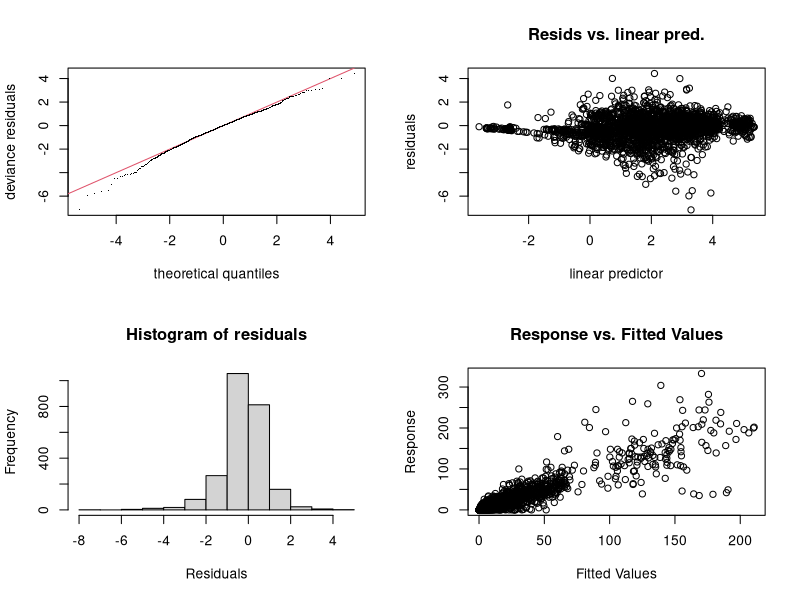

Here is the R script that generated this plot: (Note: this script raises an error after producing the figure.)
################################################
#######   HGAM-based derivative models  ########
################################################

# Load libraries for functions used
library(tidyverse)
library(mgcv)


#######  diatom assemblages
#read dataframe with diatom absolute counts
mergedCores <- read.csv("data/mergedCores_counts4.csv")[-1] #read dataframe with diatom absolute counts including Fondococha

#import dataframe wiht old and new names to group
changes <- read.csv("data/old_new_nms_cores_counts.csv", stringsAsFactors = FALSE)
#new1: ecological groups
#new2: harmonized taxonomic names

#filter cores
select <- c("llaviucu")

# this is to select the most common species for a single lake   
core <- mergedCores %>% 
  filter(str_detect(lake, select))

agedepth <- core[, names(core) %in% c("depth", "upper_age", "lower_age", "lake")]
diat <- core[, !names(core) %in% c("depth", "upper_age", "lower_age", "lake")]
diat[is.na(diat)] <- 0

#Select most common species 
criteria <- 0.5 #% of the total samples

n.occur <- apply(diat>0, 2, sum)
diat_red <- diat[, n.occur > (dim(diat)[1])*criteria] #
diat <- cbind(agedepth, diat_red)

##This creates the dataset containing the most common species for a single lake core
#Gather
spp_thin <- diat %>% 
  gather(key = taxa, value = count, -depth, -upper_age, -lower_age,  -lake) #don't gather depths, ages and lake variables

diat_data <- spp_thin %>%
  mutate(taxa = plyr::mapvalues(taxa, from = changes$old, to = changes$new_2)) %>%
  group_by(depth) %>%
  mutate(total_sample = sum(count)) %>% 
  filter(!total_sample == "0") %>% #this is to remove empty samples
  filter(!upper_age == 0) %>% #this is to remove ages == 0 (triumfo and fondodocha record)
  mutate(log_total_counts = log10(total_sample+1)) %>%
  mutate(relative_abundance_percent = count / sum(count) * 100) %>%
  mutate(negAge = -upper_age) %>%
  mutate(AgeCE = upper_age*(-1)+1950) %>%
  #filter(AgeCE >= "0") %>%
  mutate(elapsedTime = abs(upper_age - lower_age)) %>%
  ungroup() %>%
  group_by(lake) %>%
  mutate(spp = factor(taxa)) 

levels(diat_data$spp)

#model S HGAM : similar smootheness between groups (spp) without global smooth 
#Eric's CHANGE: using negative binomial instead of Poisson, as there seems to be evidence of overdispersion in counts, and it results in smoother trends for each species
set.seed(10) #set a seed so this is repeatable

diatom_gam_S <- gam(count ~ s(negAge, spp, k=20, bs="fs") + offset(log_total_counts),
                    weights = elapsedTime / mean(elapsedTime),
                    data=diat_data, family = nb, 
                    knots = list(negAge=quantile(diat_data$negAge, seq(0,1, length=10))), #places notes at the deciles of sample ages
                    method = "REML")

summary(diatom_gam_S)
gam.check(diatom_gam_S)
draw(diatom_gam_S)

#model I HGAM: different smootheness for each taxa without global smooth
diatom_gam_I<- gam(count ~ s(negAge, by=spp, k=20, bs="fs") +
                     s(spp, bs="re") + offset(log_total_counts),
                   weights = elapsedTime / mean(elapsedTime),
                   data=diat_data, family = nb,
                   knots = list(negAge=quantile(diat_data$negAge, seq(0,1, length=10))), #places notes at the deciles of sample ages
                   method = "REML")

gam.check(diatom_gam_I)
draw(diatom_gam_I)

#Compare different model fits using AIC
AIC_table <- AIC(diatom_gam_S, diatom_gam_I)%>%
  rownames_to_column(var= "Model")%>%
  mutate(data_source = rep(c("diatom_data")))%>%
  group_by(data_source)%>%
  mutate(deltaAIC = AIC - min(AIC))%>%
  ungroup()%>%
  dplyr::select(-data_source)%>%
  mutate_at(.vars = vars(df,AIC, deltaAIC), 
            .funs = funs(round,.args = list(digits=0)))

#Create synthetic data to predict over a range of ages
diat_plot_data <- with(diat_data, as_tibble(expand.grid(negAge = seq(min(diat_data$negAge), max(diat_data$negAge)),
                                                        spp = factor(levels(diat_data$spp)),
                                                        log_total_counts = mean(log_total_counts))))

diat_modS_fit <- predict(diatom_gam_S, 
                         newdata = diat_plot_data,
                         se.fit = TRUE)

diat_modI_fit <- predict(diatom_gam_I,
                         newdata = diat_plot_data,
                         se.fit = TRUE)

#non-shared trends
diat_plot_data$modS_fit <- as.numeric(diat_modS_fit$fit)
diat_plot_data$modI_fit <- as.numeric(diat_modI_fit$fit)

# comparing non-shared trends
diat_plot_data <- gather(diat_plot_data, key=model, value=fit, modS_fit, modI_fit)

diat_plot_data <- mutate(diat_plot_data, se= c(as.numeric(diat_modS_fit$se.fit),
                                               as.numeric(diat_modI_fit$se.fit)),
                         upper = exp(fit + (2 * se)),
                         lower = exp(fit - (2 * se)),
                         fit   = exp(fit))

# For only one model
diat_plot_data <- gather(diat_plot_data, key=model, value=fit, modI_fit)
diat_plot_data <- mutate(diat_plot_data, se= c(as.numeric(diat_modI_fit$se.fit)),
                         upper = exp(fit + (2 * se)),
                         lower = exp(fit - (2 * se)),
                         fit   = exp(fit))

#Plot the model output for non-shared trends, with means plus standard deviations for each model.
diat_plot_model_labels <- paste("Model", c("S", "I"))
diat_plot_model_labels <- factor(diat_plot_model_labels, levels = diat_plot_model_labels)

#non-shared trends
theme_set(theme_bw())
theme_update(panel.grid = element_blank())

diat_plot <- ggplot(diat_plot_data) +
  facet_wrap(~spp, nrow = 4,scales = "free_y")+
  geom_ribbon(aes(x=negAge,
                  ymin = lower,
                  ymax = upper,
                  fill = model),
              alpha=0.2)+
  geom_point(data= diat_data, aes(x = negAge, y = count), size=0.06) +
  geom_line(aes(x = negAge, y = fit, color = model))+
  labs(y = "Absolute counts", x = "Age (cal yr BP)") +
  scale_fill_brewer(name = "", palette = "Dark2",
                    labels = diat_plot_model_labels) +
  scale_colour_brewer(name = "",
                      palette = "Dark2", labels = diat_plot_model_labels)+
  theme(legend.position = "top",
        strip.text = element_text(size=10))

diat_plot

##Derivatives and posterior distribution simulation
# Eric's code
set.seed(10) #set a seed so this is repeatable
n_sims = 250

n_length = 140

years <- seq(min(diat_plot_data$negAge),
             max(diat_plot_data$negAge),
             length.out = n_length)

model <- diatom_gam_S
#model <- diatom_gam_I

pred <- diat_modS_fit
#pred <- diat_modI_fit

# Generate multivariate normal simulations of model coefficients
random_coefs <- t(rmvn(n_sims, mu = coef(model),V = vcov(model)))

confint_sims <- crossing(spp=unique(diat_plot_data$spp),
                         negAge = seq(min(diat_plot_data$negAge),
                                      max(diat_plot_data$negAge),
                                      length.out = n_length),
                         log_total_counts=0)

map_pred_sims <- predict(model,
                         confint_sims,
                         type = "lpmatrix") %*% random_coefs %>%
  as_data_frame() %>%
  bind_cols(confint_sims)%>%
  gather(key = simulation, value = pred, -negAge, -log_total_counts,-spp)


#specifying the step size for numerical derivative calculations
delta = 0.01

#calculating the predicted value for the current year plus delta
step_ahead_fits = confint_sims %>%
  mutate(negAge = negAge+delta)%>%
  predict(model, 
          ., type = "lpmatrix") %*% random_coefs 


#calculating the predicted value for the current year minus delta
step_behind_fits = confint_sims %>%
  mutate(negAge = negAge-delta)%>%
  predict(model,
          ., type = "lpmatrix") %*% random_coefs 


#using the predicted values for year plus and minus delta to calculate
#derivatives for each species for each simulation
derivs <- calc_1st_deriv(step_behind_fits,step_ahead_fits,delta = delta)%>%
  as_data_frame()%>%
  bind_cols(confint_sims)%>%
  gather(key = simulation,value = deriv, -spp,-negAge, -log_total_counts)

#Creating summaries of derivatives for each simulation for each year
deriv_summaries <- derivs %>%
  group_by(negAge,simulation)%>%
  summarize(deriv_mean = mean(deriv),
            deriv_sd = sd(deriv))%>%
  group_by(negAge)%>% #turning derivative summaries into 95% confidence intervals
  select(-simulation)%>%
  summarize_all(.funs = list(lower = ~quantile(.,probs = 0.025),
                             upper = ~quantile(.,probs = 0.975),
                             med   = ~quantile(.,probs = 0.5)))

diatoms_deriv <- deriv_summaries

## save derivative summaries for later use
write.csv(deriv_summaries, "outputs/diatom-derivatives_24timeSteps.csv", row.names = FALSE)

########################################
####### HGAM pollen assemblages ########
########################################

# read data (drop Lycopodium counts)
pollen <- read.csv("data/llaviucu_pollen_counts.csv") %>%
  select(everything(), -contains("Lycopodium"))

# Read pollen ratios (Majoi's data) and merge charcoal data
pollen <- read.csv("data/llaviucu_pollen.csv") %>%
  select(depth,Charcoal.cc.) %>%
  left_join(pollen, by="depth")
  
#select human disturbance pollen taxa
agropastolarism_indicators <- c("Zea", "Hedyosmum", "Phaseolus", "Ipomoea", "Rumex", "Begoniaceae", 
                                "Alnus", "Cyperaceae", "Cecropia", "Asteracea", "sporormiella","Charcoal.cc.")
agropastolarism <- select(pollen, contains(agropastolarism_indicators))
agropastolarism <- data.frame(sapply(agropastolarism, function(x) as.numeric((x))))
agropastolarism[is.na(agropastolarism)] <- 0 #Replace NA (if any) by 0

#drop agropastoralism indicators from pollen dataset
pollen <- pollen %>%  select(everything(), -contains(agropastolarism_indicators))

## extract agedepth variables
agedepth <- pollen[,names(pollen) %in% c("depth", "upper_age", "lower_age")]
pollen <- pollen[,!(names(pollen) %in% c("upper_age", "lower_age", "depth"))]

pollen <- data.frame(sapply(pollen, function(x) as.numeric((x))))
pollen[is.na(pollen)] <- 0 #Replace NA (if any) by 0

## assign dataframe to analyze
#llaviucu_pollen <- pollen
llaviucu_pollen <- agropastolarism


#Select most common species (only for pollen dataset)
criteria <- 0.6 #% of the total samples

#this should be counts
n.occur <- apply(llaviucu_pollen>0, 2, sum)
pollen_red <- llaviucu_pollen[, n.occur > (dim(llaviucu_pollen)[1])*criteria] #

#assign to subset
pollen <- cbind(agedepth, pollen_red)
#pollen <- cbind(agedepth, agropastolarism)

#Gather
spp_thin <- pollen %>% 
  gather(key = taxa, value = count, -depth, -upper_age, -lower_age) #don't gather depths, ages and lake variables

pollen_data <- spp_thin %>%
  group_by(depth) %>%
  mutate(total_sample = sum(count)) %>% 
  filter(!total_sample == "0") %>% #this is to remove empty samples
  filter(!upper_age == 0) %>% #this is to remove ages == 0 
  mutate(log_total_counts = log10(total_sample+1)) %>%
  mutate(relative_abundance_percent = count / sum(count) * 100) %>%
  mutate(negAge = -upper_age) %>%
  mutate(AgeCE = upper_age*(-1)+1950) %>%
  mutate(elapsedTime = abs(upper_age - lower_age)) %>%
  ungroup() %>%
  mutate(spp = factor(taxa)) 

levels(pollen_data$spp)

#make it wide
pollen_data_wide <- pollen_data %>%
  select(depth, upper_age, lower_age, taxa, relative_abundance_percent) %>%
  spread(key = taxa, value = relative_abundance_percent) 


#model S HGAM : similar smootheness between groups (spp) without global smooth 
set.seed(10) #set a seed so this is repeatable

pollen_gam_S <- gam(count ~ s(negAge, spp, k=30, bs="fs") + offset(log_total_counts),
                    weights = elapsedTime / mean(elapsedTime),
                    data=pollen_data, family = nb, 
                    method = "REML")

summary(pollen_gam_S)
gam.check(pollen_gam_S)
draw(pollen_gam_S)

#model I HGAM: different smootheness for each taxa without global smooth
pollen_gam_I<- gam(count ~ s(negAge, by=spp, k=30, bs="fs") +
                     s(spp, bs="re") + offset(log_total_counts),
                   weights = elapsedTime / mean(elapsedTime),
                   data=pollen_data, family = nb,
                   method = "REML")

gam.check(pollen_gam_I)
draw(pollen_gam_I)

#Compare different model fits using AIC
AIC_table <- AIC(pollen_gam_S, pollen_gam_I)%>%
  rownames_to_column(var= "Model")%>%
  mutate(data_source = rep(c("diatom_data")))%>%
  group_by(data_source)%>%
  mutate(deltaAIC = AIC - min(AIC))%>%
  ungroup()%>%
  dplyr::select(-data_source)%>%
  mutate_at(.vars = vars(df,AIC, deltaAIC), 
            .funs = funs(round,.args = list(digits=0)))
AIC_table

#Create synthetic data to predict over a range of ages

## Here the synthetic data to predict should be over the range of diatom ages to get the same ages for the synchronous/asynchronous model
## see negAge argument
pollen_plot_data <- with(pollen_data, as_tibble(expand.grid(negAge = seq(min(diat_data$negAge), max(diat_data$negAge)),
                                                            spp = factor(levels(pollen_data$spp)),
                                                            log_total_counts = mean(log_total_counts))))

pollen_modS_fit <- predict(pollen_gam_S, 
                           newdata = pollen_plot_data,
                           se.fit = TRUE)

pollen_modI_fit <- predict(pollen_gam_I,
                           newdata = pollen_plot_data,
                           se.fit = TRUE)

#non-shared trends
pollen_plot_data$modS_fit <- as.numeric(pollen_modS_fit$fit)
pollen_plot_data$modI_fit <- as.numeric(pollen_modI_fit$fit)

# comparing non-shared trends
pollen_plot_data <- gather(pollen_plot_data, key=model, value=fit, modS_fit, modI_fit)
pollen_plot_data <- mutate(pollen_plot_data, se= c(as.numeric(pollen_modS_fit$se.fit),
                                                   as.numeric(pollen_modI_fit$se.fit)),
                           upper = exp(fit + (2 * se)),
                           lower = exp(fit - (2 * se)),
                           fit   = exp(fit))

# For one model only
pollen_plot_data <- gather(pollen_plot_data, key=model, value=fit, modS_fit)
pollen_plot_data <- mutate(pollen_plot_data, se= c(as.numeric(pollen_modS_fit$se.fit)),
                           upper = exp(fit + (2 * se)),
                           lower = exp(fit - (2 * se)),
                           fit   = exp(fit))

#Plot the model output for non-shared trends, with means plus standard deviations for each model.
pollen_plot_model_labels <- paste("Model", c("S", "I"))
pollen_plot_model_labels <- factor(pollen_plot_model_labels, levels = pollen_plot_model_labels)

#non-shared trends
theme_set(theme_bw())
theme_update(panel.grid = element_blank())

pollen_plt <- ggplot(pollen_plot_data) +
  facet_wrap(~spp, nrow = 4,scales = "free_y")+
  geom_ribbon(aes(x=negAge,
                  ymin = lower,
                  ymax = upper,
                  fill = model),
              alpha=0.2)+
  geom_point(data= pollen_data, aes(x = negAge, y = count), size=0.06) +
  geom_line(aes(x = negAge, y = fit, color = model))+
  labs(y = "Absolute counts", x = "Age (cal yr BP)") +
  scale_fill_brewer(name = "", palette = "Dark2",
                    labels = pollen_plot_model_labels) +
  scale_colour_brewer(name = "",
                      palette = "Dark2", labels = pollen_plot_model_labels)+
  theme(legend.position = "top",
        strip.text = element_text(size=10))

pollen_plt

ggsave("outputs/llaviucu_HGAM_agropastoralism.png",
       plot = pollen_plt ,
       width = 10,
       height=8,
       units="in",
       dpi = 400)


## save model results for later use
write.csv(pollen_plot_data, "outputs/pollen-natural-HGAMs-fitted-values.csv", row.names = FALSE)
write.csv(pollen_plot_data, "outputs/pollen-agrospastolarism-HGAMs-fitted-values.csv", row.names = FALSE)


##Derivatives and posterior distribution simulation
## Eric's code
#Function for calculating first derivatives of time series given a before,
#after, and delta step size
calc_1st_deriv = function(fit_before, fit_after,delta) {
  (fit_after-fit_before)/(2*delta)
}

set.seed(10) #set a seed so this is repeatable
n_sims = 250

n_length = 140

years <- seq(min(pollen_plot_data$negAge),
             max(pollen_plot_data$negAge),
             length.out = n_length)

model <- pollen_gam_S
model <- pollen_gam_I

pred <- pollen_modS_fit
pred <- pollen_modI_fit

# Generate multivariate normal simulations of model coefficients
random_coefs <- t(rmvn(n_sims, mu = coef(model),V = vcov(model)))

confint_sims <- crossing(spp=unique(pollen_plot_data$spp),
                         negAge = seq(min(pollen_plot_data$negAge),
                                      max(pollen_plot_data$negAge),
                                      length.out = n_length),
                         log_total_counts=0)

map_pred_sims <- predict(model,
                         confint_sims,
                         type = "lpmatrix") %*% random_coefs %>%
  as_data_frame() %>%
  bind_cols(confint_sims)%>%
  gather(key = simulation, value = pred, -negAge, -log_total_counts,-spp)


#specifying the step size for numerical derivative calculations
delta = 0.01

#calculating the predicted value for the current year plus delta
step_ahead_fits = confint_sims %>%
  mutate(negAge = negAge+delta)%>%
  predict(model, 
          ., type = "lpmatrix") %*% random_coefs 


#calculating the predicted value for the current year minus delta
step_behind_fits = confint_sims %>%
  mutate(negAge = negAge-delta)%>%
  predict(model,
          ., type = "lpmatrix") %*% random_coefs 


#using the predicted values for year plus and minus delta to calculate
#derivatives for each species for each simulation
derivs <- calc_1st_deriv(step_behind_fits,step_ahead_fits,delta = delta)%>%
  as_data_frame()%>%
  bind_cols(confint_sims)%>%
  gather(key = simulation,value = deriv, -spp,-negAge, -log_total_counts)

#Creating summaries of derivatives for each simulation for each year
deriv_summaries <- derivs %>%
  group_by(negAge,simulation)%>%
  summarize(deriv_mean = mean(deriv),
            deriv_sd = sd(deriv))%>%
  group_by(negAge)%>% #turning derivative summaries into 95% confidence intervals
  select(-simulation)%>%
  summarize_all(.funs = list(lower = ~quantile(.,probs = 0.025),
                             upper = ~quantile(.,probs = 0.975),
                             med   = ~quantile(.,probs = 0.5)))

#Plotting mean rate of change plus the 95% CI
mean_plot <- diatoms_deriv %>%
  ggplot(aes(x = negAge, 
             y = deriv_mean_med, 
             ymin = deriv_mean_lower,
             ymax = deriv_mean_upper))+
  geom_ribbon(fill="grey")+
  geom_line()+
  geom_hline(yintercept = 0, linetype=2) +
  scale_y_continuous("")+
  xlab("Cal years BP") +
  theme_bw()
mean_plot 

#Plotting standard deviation of rate of change plus the 95% CI
sd_plot <- deriv_summaries %>%
  ggplot(aes(x = negAge, 
             y = deriv_sd_med, 
             ymin=deriv_sd_lower,
             ymax=deriv_sd_upper))+
  geom_ribbon(fill="grey")+
  geom_line()+
  geom_hline(yintercept = 0, linetype=2) +
  scale_y_continuous("")+
  xlab("Cal years BP") +
  theme_bw()
sd_plot


## save derivative summaries for later use
write.csv(deriv_summaries, "outputs/pollen-natural-derivatives.csv", row.names = FALSE)
write.csv(deriv_summaries, "outputs/pollen-agropastoralism-derivatives.csv", row.names = FALSE)

# save derivative summaries at 24 time steps
write.csv(deriv_summaries, "outputs/pollen-agropastoralism-derivatives_24timeSteps.csv", row.names = FALSE)
write.csv(deriv_summaries, "outputs/pollen-natural-derivatives_24timeSteps.csv", row.names = FALSE)

#######################
## Ti GAM analysis ####
#######################

# read in XRF Llaviucu data (Majoi=pollen record)
llaviucu_xrf <- read.csv("data/XRFTransformed3000yrs.csv") %>% rename(age=age_calBP) 
Ti_xrf <- na.omit(llaviucu_xrf[, c("age", "Ti")]) %>% 
            mutate(negAge=-age) %>%
            mutate(logTi=log10(Ti+0.25))

elapsed <- diff(Ti_xrf$age)
Ti_xrf <- Ti_xrf[-nrow(Ti_xrf),] #remove the last observation
Ti_xrf$elapsedTime <- elapsed


#model GAM: 
set.seed(10) #set a seed so this is repeatable

Ti_gam <- gam(Ti ~ s(negAge, k=20),  weights = elapsedTime / mean(elapsedTime),
                    data=Ti_xrf,  select = TRUE, family = nb, 
                    method = "REML")

pacf(residuals(Ti_gam)) # indicates AR1
plot(Ti_gam, scale = 0)
gam.check(Ti_gam)
summary(Ti_gam)


## Here the synthetic data to predict should be over the range of diatom ages to get the same ages for the synchronous/asynchronous model
## see negAge argument
ti_plot_data <- with(Ti_xrf, 
                     as_tibble(expand.grid(negAge = seq(min(diat_data$negAge), max(diat_data$negAge)))))
                                                            

# Predict over the range of new values
Ti_mod_fit <- predict(Ti_gam, 
                           newdata = ti_plot_data,
                           se.fit = TRUE)


#
ti_plot_data$mod_fit <- as.numeric(Ti_mod_fit$fit)


# For one model only
ti_plot_data <- gather(ti_plot_data, key=model, value=fit, mod_fit)
ti_plot_data <- mutate(ti_plot_data, se= c(as.numeric(Ti_mod_fit$se.fit)),
                           upper = exp(fit + (2 * se)),
                           lower = exp(fit - (2 * se)),
                           fit   = exp(fit))

# Plot
theme_set(theme_bw())
theme_update(panel.grid = element_blank())

Ti_plt <- ggplot(ti_plot_data) +
  geom_ribbon(aes(x=negAge,
                  ymin = lower,
                  ymax = upper,
                  fill = model),
              alpha=0.2)+
  geom_point(data= Ti_xrf, aes(x = negAge, y = Ti), size=0.06) +
  geom_line(aes(x = negAge, y = fit, color = model))+
  labs(y = "Ti (counts)", x = "Age (cal yr BP)") +
  scale_fill_brewer(name = "", palette = "Dark2") +
  scale_colour_brewer(name = "",
                      palette = "Dark2")+
  theme(legend.position = "top",
        strip.text = element_text(size=10))

Ti_plt

# Save plot
ggsave("outputs/Ti_gam_model.png",
       plot = Ti_plt ,
       width = 10,
       height=8,
       units="in",
       dpi = 400)



##Derivatives and posterior distribution simulation
#Function for calculating first derivatives of time series given a before,
#after, and delta step size
calc_1st_deriv = function(fit_before, fit_after,delta) {
  (fit_after-fit_before)/(2*delta)
}

set.seed(10) #set a seed so this is repeatable
n_sims = 250

n_length = 140

years <- seq(min(ti_plot_data$negAge),
             max(ti_plot_data$negAge),
             length.out = n_length)

model <- Ti_gam
pred <- Ti_mod_fit

# Generate multivariate normal simulations of model coefficients
random_coefs <- t(rmvn(n_sims, mu = coef(model),V = vcov(model)))

confint_sims <- crossing(negAge = seq(min(ti_plot_data$negAge),
                                      max(ti_plot_data$negAge),
                                      length.out = n_length))

map_pred_sims <- predict(model,
                         confint_sims,
                         type = "lpmatrix") %*% random_coefs %>%
  as_data_frame() %>%
  bind_cols(confint_sims)%>%
  gather(key = simulation, value = pred, -negAge)


#specifying the step size for numerical derivative calculations
delta = 0.01

#calculating the predicted value for the current year plus delta
step_ahead_fits = confint_sims %>%
  mutate(negAge = negAge+delta)%>%
  predict(model, 
          ., type = "lpmatrix") %*% random_coefs 


#calculating the predicted value for the current year minus delta
step_behind_fits = confint_sims %>%
  mutate(negAge = negAge-delta)%>%
  predict(model,
          ., type = "lpmatrix") %*% random_coefs 


#using the predicted values for year plus and minus delta to calculate
#derivatives for each species for each simulation
derivs <- calc_1st_deriv(step_behind_fits,step_ahead_fits,delta = delta)%>%
  as_data_frame()%>%
  bind_cols(confint_sims)%>%
  gather(key = simulation,value = deriv, -negAge)

#Creating summaries of derivatives for each simulation for each year
deriv_summaries <- derivs %>%
  group_by(negAge)%>%
  summarize(deriv_mean = mean(deriv),
            deriv_sd = sd(deriv))%>%
  group_by(negAge)%>% #turning derivative summaries into 95% confidence intervals
  #select(-simulation)%>%
  summarize_all(.funs = list(lower = ~quantile(.,probs = 0.025),
                             upper = ~quantile(.,probs = 0.975),
                             med   = ~quantile(.,probs = 0.5)))

#Plotting mean rate of change plus the 95% CI
mean_plot <- deriv_summaries %>%
  ggplot(aes(x = negAge, 
             y = deriv_mean_med, 
             ymin = deriv_mean_lower,
             ymax = deriv_mean_upper))+
  geom_ribbon(fill="grey")+
  geom_line()+
  geom_hline(yintercept = 0, linetype=2) +
  scale_y_continuous("")+
  xlab("Cal years BP") +
  theme_bw()
mean_plot 

#Plotting standard deviation of rate of change plus the 95% CI
sd_plot <- deriv_summaries %>%
  ggplot(aes(x = negAge, 
             y = deriv_sd_med, 
             ymin=deriv_sd_lower,
             ymax=deriv_sd_upper))+
  geom_ribbon(fill="grey")+
  geom_line()+
  geom_hline(yintercept = 0, linetype=2) +
  scale_y_continuous("")+
  xlab("Cal years BP") +
  theme_bw()
sd_plot

# Save derivative results
write.csv(deriv_summaries, "outputs/Ti-gam-derivatives_24timeSteps.csv", row.names = FALSE)


## Read HGAM-derivatives results for plotting
deriv_summaries_pollen <- read.csv("outputs/pollen-natural-derivatives.csv") %>%
  mutate(proxy="pollen") 

deriv_summaries_All_pollen <- read.csv("outputs/pollen-agropastoralism-derivatives.csv") %>%
  mutate(proxy="agropastoralism") %>%
  bind_rows(deriv_summaries_pollen)

#Plotting mean rate of change plus the 95% CI
mean_plot <- deriv_summaries_All_pollen %>%
  ggplot(aes(x = negAge, 
             y = deriv_mean_med, 
             ymin = deriv_mean_lower,
             ymax = deriv_mean_upper))+
  geom_ribbon(fill="grey")+
  geom_line()+
  geom_hline(yintercept = 0, linetype=2) +
  scale_y_continuous("")+
  facet_wrap(~proxy, scales = "free")+
  xlab("Cal years BP") +
  theme_bw()
mean_plot 


#Plotting standard deviation of rate of change plus the 95% CI
sd_plot <- deriv_summaries_All_pollen %>%
  ggplot(aes(x = negAge, 
             y = deriv_sd_med, 
             ymin=deriv_sd_lower,
             ymax=deriv_sd_upper))+
  geom_ribbon(fill="grey")+
  geom_line()+
  geom_hline(yintercept = 0, linetype=2) +
  scale_y_continuous("")+
  facet_wrap(~proxy, scales = "free")+
  xlab("Cal years BP") +
  theme_bw()
sd_plot

mean_sd_pl_pollen <- plot_grid(mean_plot, sd_plot, align = "v", nrow = 2, labels="auto")
mean_sd_pl_pollen

ggsave("outputs/llaviucu_HGAM_pollen.png",
       plot = mean_sd_pl_pollen ,
       width = 10,
       height=8,
       units="in",
       dpi = 400)



## Read in Diatom HGAM derivatives and merge with pollen derivatives
deriv_summaries_all <- read.csv("outputs/diatom-derivatives.csv") %>%
  mutate(proxy="diatoms") %>%
  bind_rows(deriv_summaries_All_pollen)

#write.csv(deriv_summaries_all, "outputs/diatom_pollen_derivatives.csv")

#Plotting mean rate of change plus the 95% CI
deriv_summaries_all$proxy <- factor(deriv_summaries_all$proxy, ordered = TRUE, levels = c("diatoms", "agropastoralism", "pollen"))

facet_lables <- c(
  `diatoms` = "Diatoms",
  `agropastoralism` = "Agropastoralism",
  `pollen` = "Pollen"
)

mean_plot <- deriv_summaries_all %>%
  ggplot(aes(x = -negAge, 
             y = deriv_mean_med, 
             ymin = deriv_mean_lower,
             ymax = deriv_mean_upper))+
  geom_ribbon(fill="grey")+
  geom_line()+
  geom_point() +
  geom_hline(yintercept = 0, linetype=2) +
  scale_y_continuous("Average rate of change of log-abundance (year-1)")+
  xlab("cal years BP") +
  facet_wrap(~proxy, scales="free", labeller = as_labeller(facet_lables))+
  ggtitle("")+
  theme_bw() +
  theme(strip.text.x = element_text(size = 12),
        axis.text.x = element_text(size = 11),
        axis.title.x = element_text(size = 13),
        axis.title.y=element_text(size=13))
mean_plot 


#Plotting standard deviation of rate of change plus the 95% CI
sd_plot <- deriv_summaries_all %>%
  ggplot(aes(x = -negAge, 
             y = deriv_sd_med, 
             ymin=deriv_sd_lower,
             ymax=deriv_sd_upper))+
  geom_ribbon(fill="grey")+
  geom_line()+
  geom_point() +
  geom_hline(yintercept = 0, linetype=2) +
  scale_y_continuous("")+
  xlab("Cal years BP") +
  facet_wrap(~proxy, scales="free")+
  theme_bw()
sd_plot


# natural, agropastoralism and diatoms
library(cowplot)
mean_sd_pl_all <- plot_grid(mean_plot, sd_plot, align = "hv", 
                            nrow=2,ncol = 1, axis="tblr", labels="auto")
mean_sd_pl_all

# save plot
ggsave("outputs/llaviucu_HGAMderivative_logAbnd.png",
       plot = mean_plot,
       width = 10,
       height=6,
       units="in",
       dpi = 300)




